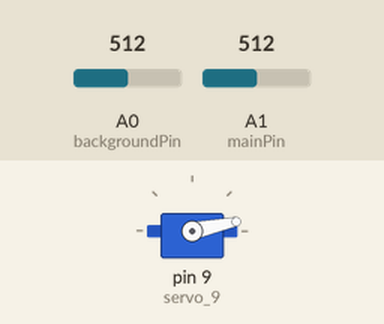
Simulated run of this sketch. Board: Arduino Uno, built with avr-gcc and run on an emulated ATmega328P. On the bench: servo. The inputs (shaded band) are chosen by the test bench; at power-on: A0 (backgroundPin) = 512, A1 (mainPin) = 512.

Above: at 1.2 s.
1.3 s: A0 (backgroundPin) set to 535
At 1.65 s:
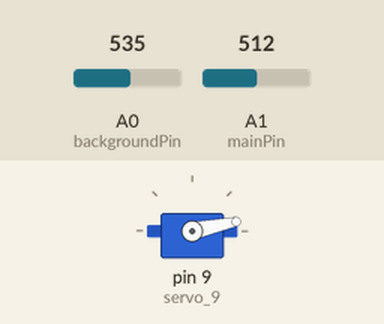
4.3 s: A0 (backgroundPin) set to 511
At 4.3 s:
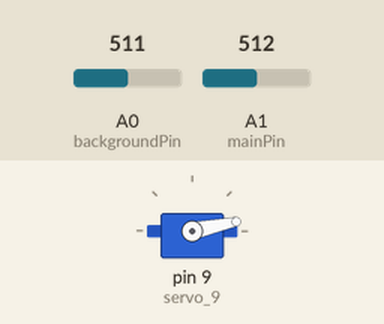
Timing chart, 0 to 7.3 s (numbered marks = the images above; inputs shaded):
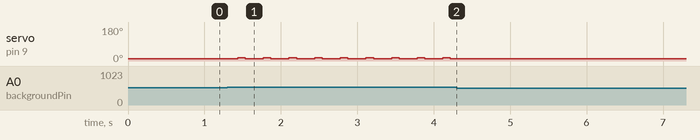

Measured:
- the behaviour switches between 518 and 519 on A0 (backgroundPin) (found by bisection; images 0 and 1)
- after the input at 1.3 s, servo on pin 9 (servo_9): alternates 18° for 0.10 s and 12° for 0.24 s, starting after 0.14 s
- after the input at 4.3 s, servo on pin 9 (servo_9): stops changing and stays 12°

The sketch:

DJ.ino
```cpp
#include <Servo.h>

int obs = 0;
int backgroundPin = A0, mainPin = A1;
int backgroundValue = 0, mainValue = 0;
Servo servo_9;

void setup() {
  servo_9.attach(9, 500, 2500);
  servo_9.write(12);
  Serial.begin(9600);
}

void loop() {
  delay(30);
  backgroundValue = analogRead(backgroundPin);
  mainValue = analogRead(mainPin);
  if (abs(mainValue - backgroundValue)>6 ) {
    obs++;
    if(obs<=25)
      delay(105);
    else if(obs<=40)
      delay(85);
    servo_9.write(18);
    delay(100);
    servo_9.write(12);
    delay(100);
  }
}
```
